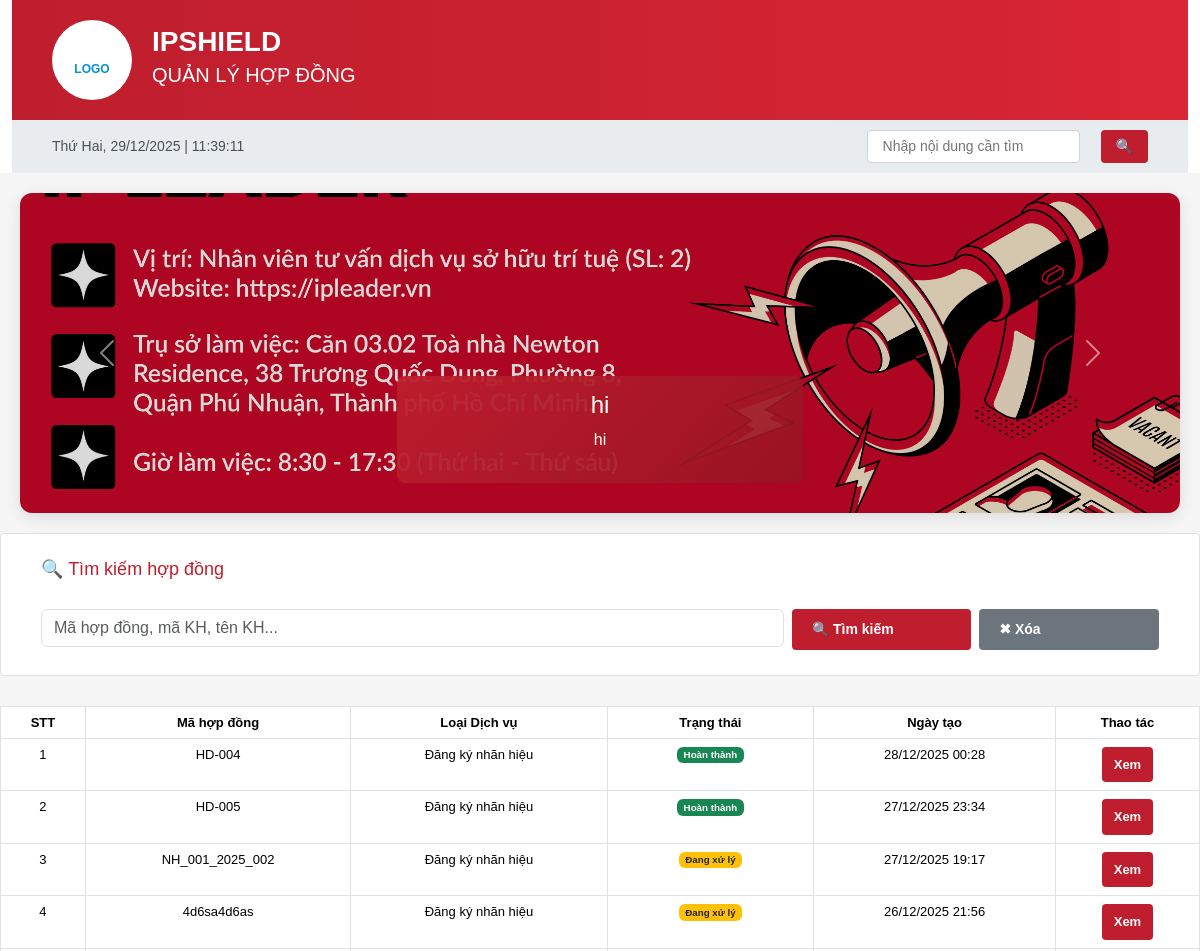
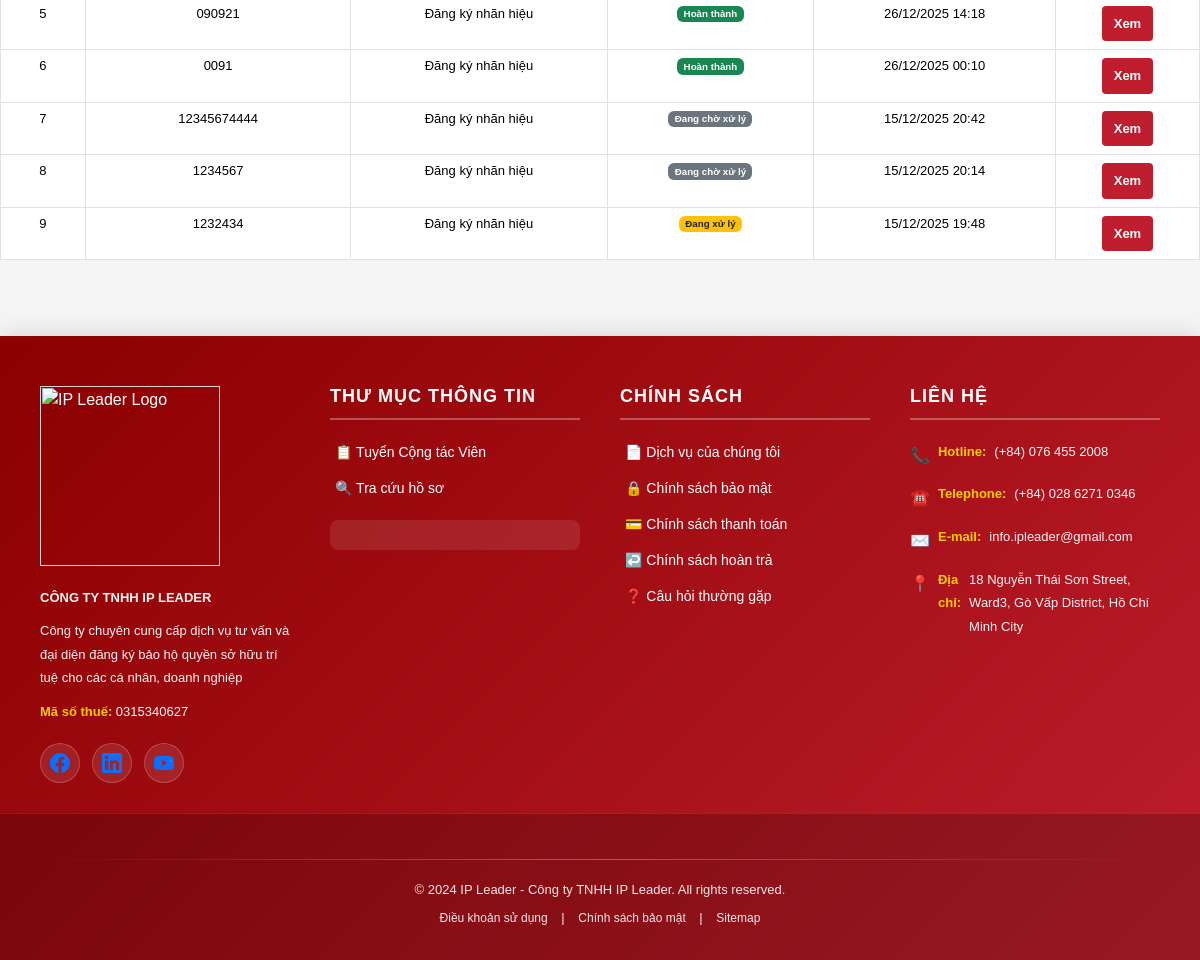
/contracts/search/, run on the app's committed database (2 pictures, top to bottom).
### ipshieldapp/models.py (models this page shows, shortened)
class Slider(models.Model):
    title = models.CharField(max_length=255)
    description = models.CharField(max_length=255, blank=True)
    image = models.ImageField(upload_to='sliders/')
    is_active = models.BooleanField(default=True)

class Contract(models.Model):
    SERVICE_TYPE_CHOICES = (
        ('nhanhieu', 'Đăng ký nhãn hiệu'),
        ('banquyen', 'Bản quyền tác giả'),
        ('dkkd', 'Đăng ký kinh doanh'),
        ('dautu', 'Đăng ký đầu tư'),
        ('khac', 'Dịch vụ khác'),
    )
    CONTRACT_STATUS_CHOICES = (
        ('pending', 'Đang chờ xử lý'),
        ('processing', 'Đang xử lý'),
        ('completed', 'Hoàn thành'),
        ('paused', 'Ngưng'),
    )
    PAYMENT_TYPE_CHOICES = (
        ('full', 'Trả dứt điểm'),
        ('installment', 'Trả nhiều đợt'),
    )
    customer = models.ForeignKey(
        Customer,
        on_delete=models.CASCADE,
        related_name='contracts'
    )
    service_type = models.CharField(
        max_length=50,
        choices=SERVICE_TYPE_CHOICES
    )
    contract_no = models.CharField(max_length=50, unique=True)
    contract_value = models.DecimalField(
        max_digits=15,
        decimal_places=0,
        verbose_name='Giá trị hợp đồng'
    )
    payment_type = models.CharField(
        max_length=20,
        choices=PAYMENT_TYPE_CHOICES,
        verbose_name='Hình thức thanh toán'
    )
    prepaid_amount = models.DecimalField(
        max_digits=15,
        decimal_places=0,
        default=0,
        verbose_name='Số tiền trả trước'
    )
    status = models.CharField(
        max_length=20,
        choices=CONTRACT_STATUS_CHOICES,
        default='pending'
    )
    created_at = models.DateTimeField(auto_now_add=True)
    updated_at = models.DateTimeField(default=timezone.now)
    class Meta:
        verbose_name = 'Hợp đồng'
        verbose_name_plural = 'Hợp đồng'
        indexes = [
            models.Index(fields=['contract_no']),
            models.Index(fields=['customer', 'status']),
            models.Index(fields=['created_at']),
        ]

### ipshieldapp/views.py (the view)
# urls.py: path("contracts/search/", views.contract_search, name="contract_search"),
def contract_search(request):
    q = request.GET.get('q', '').strip()
    contracts = Contract.objects.filter(
        service_type='nhanhieu'
    ).select_related('customer').order_by('-created_at')
    if q:
        contracts = contracts.filter(
            Q(contract_no__icontains=q) |                 # mã hợp đồng
            Q(customer__customer_code__icontains=q) |     # mã KH
            Q(customer__name__icontains=q)                # tên KH
        )
    return render(request, 'contract_search.html', {
        'contracts': contracts,
        'q': q
    })

### ipshieldapp/context_processors.py (called while the page is built)
def global_sliders(request):
    return {
        'sliders': Slider.objects.filter(is_active=True)
    }

### templates/contract_search.html
{% extends 'base.html' %}
{% block body_block %}
{% load static %}
<form method="get">
    <div class="search-section">
        <h3>🔍 Tìm kiếm hợp đồng</h3>
        <div class="row g-2 mt-2">
            <div class="col-12 col-md-6 col-lg-8">
                <input type="text"
                       name="q"
                       value="{{ q }}"
                       class="form-control"
                       placeholder="Mã hợp đồng, mã KH, tên KH...">
            </div>
            <div class="col-6 col-md-3 col-lg-2">
                <button type="submit" class="btn btn-primary w-100">🔍 Tìm kiếm</button>
            </div>
            <div class="col-6 col-md-3 col-lg-2">
                <a href="{% url 'contract_search' %}" class="btn btn-secondary w-100">✖ Xóa</a>
            </div>
        </div>
    </div>
</form>
{% if contracts %}
<div class="contracts-card">
    <div class="table-responsive">
        <table class="contracts-table table table-bordered table-hover">
            <thead>
                <tr>
                    <th>STT</th>
                    <th>Mã hợp đồng</th>
                    <th>Loại Dịch vụ</th>
                    <th>Trạng thái</th>
                    <th>Ngày tạo</th>
                    <th>Thao tác</th>
                </tr>
            </thead>
            <tbody>
                {% for contract in contracts %}
                <tr>
                    <td>{{ forloop.counter }}</td>
                    <td class="contract-code">
                        {{ contract.contract_no }}
                    </td>
                    <td>
                        {{ contract.get_service_type_display }}
                    </td>
                    <td>
                        {% if contract.status == 'completed' %}
                            <span class="badge bg-success">
                                {{ contract.get_status_display }}
                            </span>
                        {% elif contract.status == 'processing' %}
                            <span class="badge bg-warning text-dark">
                                {{ contract.get_status_display }}
                            </span>
                        {% else %}
                            <span class="badge bg-secondary">
                                {{ contract.get_status_display }}
                            </span>
                        {% endif %}
                    </td>
                    <td>
                        {{ contract.created_at|date:"d/m/Y H:i" }}
                    </td>
                    <td>
                        <a href="{% url 'contract_detail' id=contract.id %}" class="btn btn-sm btn-info">
                            Xem
                        </a>
                    </td>
                </tr>
                {% endfor %}
            </tbody>
        </table>
    </div>
</div>
{% else %}
<div class="empty-state text-center mt-4">
    <p>Không tìm thấy hợp đồng nào.</p>
</div>
{% endif %}
{% endblock %}

### templates/base.html (shortened to what this page needs)
{% load static %}
<head>
    <link href="https://cdn.jsdelivr.net/npm/bootstrap@5.3.8/dist/css/bootstrap.min.css" rel="stylesheet">
    <link href="{% static 'css/base.css' %}" rel="stylesheet">
</head>
    <div class="container">
        <div class="header">
            <div class="header-logo">
                <br>LOGO
            </div>
            <div class="header-title">
                <h1>IPSHIELD</h1>
                <h2>QUẢN LÝ HỢP ĐỒNG</h2>
            </div>
        </div>
                <div class="top-bar">
           <div id="realtime-clock"></div>
            <div class="language-selector d-flex align-items-center gap-3">
                 <input type="text" placeholder="Nhập nội dung cần tìm"
                    style="margin-left: 20px; padding: 5px 15px; border: 1px solid #ced4da; border-radius: 4px;">
                <button class="btn btn-primary" style="padding: 6px 15px; margin-left: 5px;">🔍</button>
            </div>
            </div>
        </div>
<div class="carousel-section" style="margin:20px; box-shadow:0 4px 15px rgba(0,0,0,0.1); border-radius:12px; overflow:hidden;">
    <div id="mainCarousel" class="carousel slide" data-bs-ride="carousel" data-bs-interval="3500">
        <div class="carousel-inner">
            {% for slider in sliders %}
            <div class="carousel-item {% if forloop.first %}active{% endif %}">
                <img src="{{ slider.image.url }}"
                     class="d-block w-100"
                     alt="{{ slider.title }}"
                     style="height:320px; object-fit:cover; filter:brightness(0.85);">
                <div class="carousel-caption d-none d-md-block"
                     style="background:linear-gradient(135deg, rgba(190,30,45,.95), rgba(150,20,35,.9));
                            padding:15px 30px;
                            border-radius:8px;
                            bottom:30px;
                            left:50%;
                            transform:translateX(-50%);
                            max-width:80%;">
                    <h4>{{ slider.title }}</h4>
                    <p>{{ slider.description }}</p>
                </div>
            </div>
            {% endfor %}
        </div>
        <button class="carousel-control-prev" type="button" data-bs-target="#mainCarousel" data-bs-slide="prev">
            <span class="carousel-control-prev-icon"></span>
        </button>
        <button class="carousel-control-next" type="button" data-bs-target="#mainCarousel" data-bs-slide="next">
            <span class="carousel-control-next-icon"></span>
        </button>
    </div>
</div>
 {% block body_block %}
              {% endblock %}
    <footer class="site-footer">
        <div class="footer-content">
            <div class="footer-section">
                <div class="footer-logo">
                    <img src="https://ipleader.vn/wp-content/uploads/2021/01/IPLEADER-LOGO-WHITE-01.png" alt="IP Leader Logo" width="180px">
                </div>
                <p class="company-name">CÔNG TY TNHH IP LEADER</p>
                <p class="company-desc">Công ty chuyên cung cấp dịch vụ tư vấn và đại diện đăng ký bảo hộ quyền sở hữu trí tuệ cho các cá nhân, doanh nghiệp</p>
                <p><strong>Mã số thuế:</strong> 0315340627</p>
                <div class="social-icons">
                    <a href="#" class="social-icon facebook" title="Facebook">
                    </a>
                    <a href="#" class="social-icon linkedin" title="LinkedIn">
                    </a>
                    <a href="#" class="social-icon youtube" title="YouTube">
                    </a>
                </div>
            </div>
            <div class="footer-section">
                <h5>Thư mục thông tin</h5>
                <ul>
                    <li><a href="#">📋 Tuyển Cộng tác Viên</a></li>
                    <li><a href="#">🔍 Tra cứu hồ sơ</a></li>
                </ul>
                <div class="certification-badge">
                </div>
            </div>
            <div class="footer-section">
                <h5>Chính sách</h5>
                <ul>
                    <li><a href="#">📄 Dịch vụ của chúng tôi</a></li>
                    <li><a href="#">🔒 Chính sách bảo mật</a></li>
                    <li><a href="#">💳 Chính sách thanh toán</a></li>
                    <li><a href="#">↩️ Chính sách hoàn trả</a></li>
                    <li><a href="#">❓ Câu hỏi thường gặp</a></li>
                </ul>
            </div>
            <div class="footer-section">
                <h5>Liên hệ</h5>
                <div class="contact-info">
                    <p><span class="contact-icon">📞</span> <strong>Hotline:</strong> (+84) 076 455 2008</p>
                    <p><span class="contact-icon">☎️</span> <strong>Telephone:</strong>(+84) 028 6271 0346</p>
                    <p><span class="contact-icon">✉️</span> <strong>E-mail:</strong> info.ipleader@gmail.com</p>
                    <p><span class="contact-icon">📍</span> <strong>Địa chỉ:</strong>18 Nguyễn Thái Sơn Street, Ward3, Gò Vấp District, Hồ Chí Minh City</p>
                </div>
            </div>
        </div>
        <div class="footer-bottom">
            <div class="footer-divider"></div>
            <p>© 2024 IP Leader - Công ty TNHH IP Leader. All rights reserved.</p>
            <p class="footer-links">
                <a href="#">Điều khoản sử dụng</a> |
                <a href="#">Chính sách bảo mật</a> |
                <a href="#">Sitemap</a>
            </p>
        </div>
    </footer>

### data on the page
Slider: image (picture), title "hi", description "hi"
Contract: contract_no "HD-004", service_type "Đăng ký nhãn hiệu", status "Hoàn thành", created_at "28/12/2025 00:28"
Contract: contract_no "HD-005", service_type "Đăng ký nhãn hiệu", status "Hoàn thành", created_at "27/12/2025 23:34"
Contract: contract_no "NH_001_2025_002", service_type "Đăng ký nhãn hiệu", status "Đang xử lý", created_at "27/12/2025 19:17"
Contract: contract_no "4d6sa4d6as", service_type "Đăng ký nhãn hiệu", status "Đang xử lý", created_at "26/12/2025 21:56"
Contract: contract_no "090921", service_type "Đăng ký nhãn hiệu", status "Hoàn thành", created_at "26/12/2025 14:18"
Contract: contract_no "0091", service_type "Đăng ký nhãn hiệu", status "Hoàn thành", created_at "26/12/2025 00:10"
Contract: contract_no "12345674444", service_type "Đăng ký nhãn hiệu", status "Đang chờ xử lý", created_at "15/12/2025 20:42"
Contract: contract_no "1234567", service_type "Đăng ký nhãn hiệu", status "Đang chờ xử lý", created_at "15/12/2025 20:14"
Contract: contract_no "1232434", service_type "Đăng ký nhãn hiệu", status "Đang xử lý", created_at "15/12/2025 19:48"
